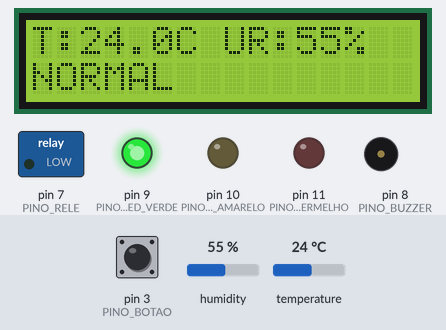
A sketch run on a simulated Arduino Uno, built with avr-gcc and run on an emulated ATmega328P. On the bench: 16×2 character LCD, switched loads named in the sketch (green lamp = pin HIGH), output pins drawn as LEDs (lit = HIGH), buzzer (waves = sounding). The test bench sets the inputs (shaded band); at power-on: temperature 24 °C, pin 3 (PINO_BOTAO) HIGH, humidity 55 %. What the sketch prints to the serial monitor is not drawn.

Above: at 1.2 s.
1.3 s: temperature set to 26.5 °C
At 4.5 s:
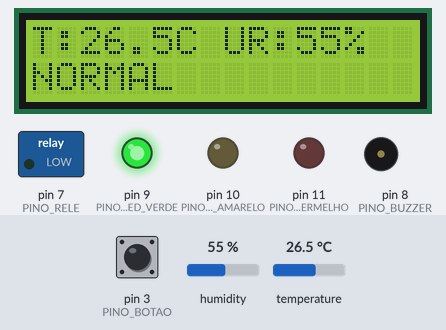
5.6 s: temperature set to 27.7 °C
At 8.7 s:
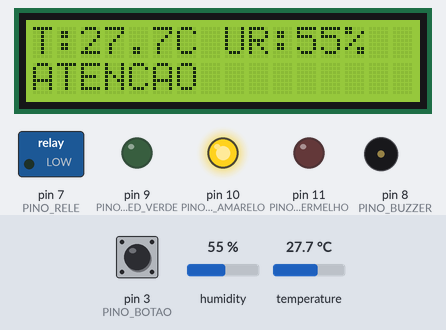
9.6 s: temperature set to 31.5 °C
At 13.0 s:
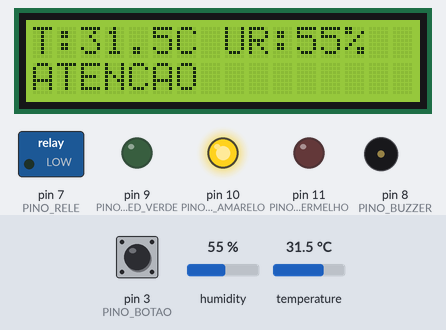
13.6 s: temperature set to 32.7 °C
At 16.75 s:
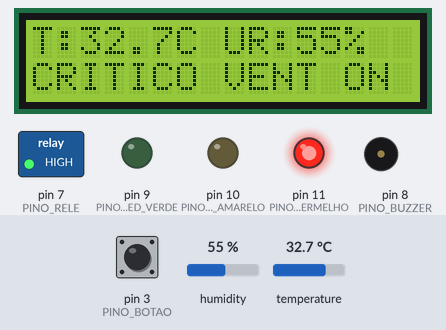
19.0 s: pin 3 (PINO_BOTAO) pulled LOW for 0.15 s
20.6 s: humidity set to 22 %
At 24.5 s:
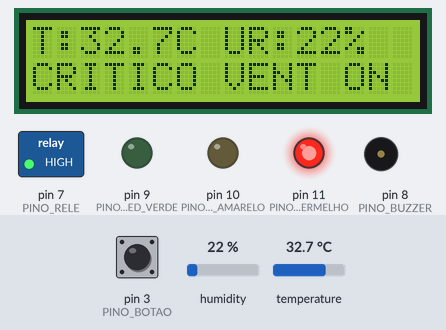
Timing chart, 0 to 26.0 s (numbered marks = the images above; inputs shaded):
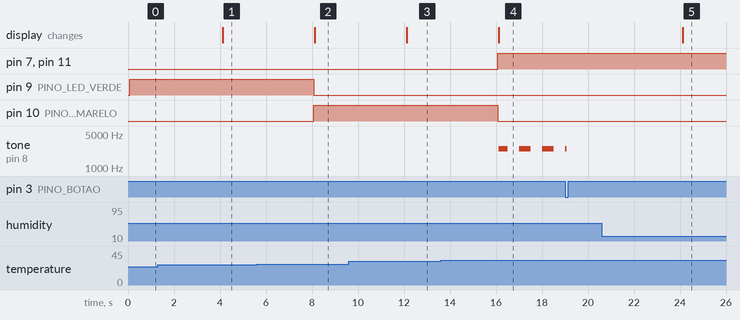

Measured:
- the behaviour switches between 27 and 27.1 °C on temperature (found by bisection; images 1 and 2)
- the behaviour switches between 32 and 32.1 °C on temperature (found by bisection; images 3 and 4)
- after the input at 1.3 s, the display: changes after 2.8 s (image 1)
- after the input at 5.6 s, pin 9 (PINO_LED_VERDE): HIGH → LOW after 2.5 s; pin 10 (PINO_LED_AMARELO): LOW → HIGH after 2.5 s; the display: changes after 2.5 s (image 2)
- after the input at 9.6 s, the display: changes after 2.5 s (image 3)
- after the input at 13.6 s, pin 7 (PINO_RELE), pin 11 (PINO_LED_VERMELHO): LOW → HIGH after 2.5 s; pin 10 (PINO_LED_AMARELO): HIGH → LOW after 2.5 s; tone on pin 8 (PINO_BUZZER): silent → 2500 Hz after 2.5 s, then repeats every 1.0 s: silent 0.50 s, 2500 Hz 0.50 s; the display: changes after 2.5 s (image 4)
- after the input at 20.6 s, the display: changes after 3.5 s (image 5)

The sketch:

sketch.ino
```cpp
/*
 * ===========================================================================
 *  Escritório Inteligente | Automação 4: Monitoramento da sala de servidores
 * ---------------------------------------------------------------------------
 *  Problema: se o ar da sala de servidores falha, a temperatura sobe em
 *  minutos e os equipamentos desligam ou se danificam, muitas vezes sem que
 *  ninguém perceba a tempo.
 *
 *  Entradas: sensor DHT22 (temperatura e umidade) e botão "Silenciar".
 *  Saídas:   LEDs verde, amarelo e vermelho, buzzer, relé da ventilação de
 *            emergência (com LED na carga) e LCD 16x2 I2C.
 *
 *  Lógica (três níveis, com base na faixa recomendada pela ASHRAE para
 *  data centers, de 18 a 27 °C):
 *    NORMAL  : 18 °C <= T <= 27 °C e umidade entre 20 % e 80 %
 *    ATENÇÃO : T fora da faixa normal, umidade fora da faixa ou falha de
 *              leitura do sensor (LED amarelo)
 *    CRÍTICO : T > 32 °C (LED vermelho, buzzer intermitente e ventilação)
 *  A ventilação de emergência desliga só quando T < 30 °C (histerese).
 *  O botão silencia o buzzer do alarme atual. Se a situação piorar de novo
 *  (voltar ao nível crítico depois de sair dele), o buzzer volta a tocar.
 *
 *  Plataforma: Arduino Uno (ATmega328P), simulado no Wokwi.
 * ===========================================================================
 */
#include <Wire.h>
#include <LiquidCrystal_I2C.h>
#include <DHT.h>

// ----------------------------- Pinos ---------------------------------------
const byte PINO_DHT          = 2;
const byte PINO_BOTAO        = 3;   // silenciar (INPUT_PULLUP)
const byte PINO_RELE         = 7;   // ventilação de emergência
const byte PINO_BUZZER       = 8;
const byte PINO_LED_VERDE    = 9;
const byte PINO_LED_AMARELO  = 10;
const byte PINO_LED_VERMELHO = 11;

DHT dht(PINO_DHT, DHT22);
LiquidCrystal_I2C lcd(0x27, 16, 2);

// ----------------------------- Parâmetros ----------------------------------
const float T_MIN_NORMAL = 18.0;
const float T_MAX_NORMAL = 27.0;
const float T_CRITICA = 32.0;
const float T_DESLIGA_VENTILACAO = 30.0;
const float UR_MIN = 20.0, UR_MAX = 80.0;
const unsigned long INTERVALO_LEITURA = 2000;  // o DHT22 aceita 1 leitura a cada 2 s
const unsigned long PERIODO_BIPE = 1000;       // ms do ciclo liga/desliga do buzzer
const unsigned long DEBOUNCE = 50;

// ----------------------------- Estado --------------------------------------
enum Nivel { NORMAL, ATENCAO, CRITICO };
Nivel nivel = NORMAL;
bool silenciado = false;
bool ventilacaoLigada = false;
float temperatura = NAN, umidade = NAN;
unsigned long ultimaLeitura = 0;
bool primeiraLeitura = true;
bool buzzerTocando = false;

int leituraAnterior = HIGH, estadoEstavel = HIGH;
unsigned long ultimaMudanca = 0;

bool botaoApertado() {
  int leitura = digitalRead(PINO_BOTAO);
  bool apertou = false;
  if (leitura != leituraAnterior) ultimaMudanca = millis();
  if (millis() - ultimaMudanca > DEBOUNCE && leitura != estadoEstavel) {
    estadoEstavel = leitura;
    if (estadoEstavel == LOW) apertou = true;
  }
  leituraAnterior = leitura;
  return apertou;
}

// Classifica a leitura atual em um dos três níveis
Nivel classificar(float t, float ur) {
  if (isnan(t) || isnan(ur)) return ATENCAO;           // sensor sem resposta
  if (t > T_CRITICA) return CRITICO;
  if (t < T_MIN_NORMAL || t > T_MAX_NORMAL) return ATENCAO;
  if (ur < UR_MIN || ur > UR_MAX) return ATENCAO;
  return NORMAL;
}

const char *nomeNivel(Nivel n) {
  return n == NORMAL ? "NORMAL" : n == ATENCAO ? "ATENCAO" : "CRITICO";
}

void atualizarSaidas() {
  digitalWrite(PINO_LED_VERDE, nivel == NORMAL ? HIGH : LOW);
  digitalWrite(PINO_LED_AMARELO, nivel == ATENCAO ? HIGH : LOW);
  digitalWrite(PINO_LED_VERMELHO, nivel == CRITICO ? HIGH : LOW);

  // Ventilação: liga no nível crítico e só desliga abaixo de 30 °C
  if (nivel == CRITICO) ventilacaoLigada = true;
  else if (!isnan(temperatura) && temperatura < T_DESLIGA_VENTILACAO) ventilacaoLigada = false;
  digitalWrite(PINO_RELE, ventilacaoLigada ? HIGH : LOW);
}

void atualizarTela() {
  char linha[17];
  lcd.setCursor(0, 0);
  if (isnan(temperatura)) {
    lcd.print("Falha no sensor ");
  } else {
    lcd.print("T:");
    lcd.print(temperatura, 1);
    lcd.print("C UR:");
    lcd.print(umidade, 0);
    lcd.print("%   ");
  }
  snprintf(linha, sizeof(linha), "%-8s%s", nomeNivel(nivel),
           ventilacaoLigada ? "VENT ON " : (silenciado ? "MUDO    " : "        "));
  lcd.setCursor(0, 1);
  lcd.print(linha);
}

void lerSensor() {
  temperatura = dht.readTemperature();
  umidade = dht.readHumidity();
  Nivel novo = classificar(temperatura, umidade);
  if (novo != nivel || primeiraLeitura) {
    // Ao sair do nível crítico, o silêncio perde efeito para o próximo alarme
    if (novo != CRITICO) silenciado = false;
    Serial.print(F("[SERVIDORES] Nivel: "));
    Serial.println(nomeNivel(novo));
    nivel = novo;
    primeiraLeitura = false;
  }
  atualizarSaidas();
  atualizarTela();
}

void setup() {
  Serial.begin(9600);
  pinMode(PINO_BOTAO, INPUT_PULLUP);
  pinMode(PINO_RELE, OUTPUT);
  pinMode(PINO_BUZZER, OUTPUT);
  pinMode(PINO_LED_VERDE, OUTPUT);
  pinMode(PINO_LED_AMARELO, OUTPUT);
  pinMode(PINO_LED_VERMELHO, OUTPUT);
  dht.begin();
  lcd.init();
  lcd.backlight();
  lcd.print("Iniciando...");
  ultimaLeitura = millis() - INTERVALO_LEITURA;  // lê logo no primeiro ciclo
}

void loop() {
  unsigned long agora = millis();

  if (agora - ultimaLeitura >= INTERVALO_LEITURA) {
    ultimaLeitura = agora;
    lerSensor();
  }

  if (botaoApertado() && nivel == CRITICO && !silenciado) {
    silenciado = true;
    Serial.println(F("[SERVIDORES] Alarme silenciado pelo operador"));
    atualizarTela();
  }

  // Buzzer intermitente no nível crítico, enquanto não for silenciado
  bool deveTocar = nivel == CRITICO && !silenciado && ((agora / (PERIODO_BIPE / 2)) % 2 == 0);
  if (deveTocar != buzzerTocando) {   // só mexe no buzzer quando o estado muda
    buzzerTocando = deveTocar;
    if (deveTocar) tone(PINO_BUZZER, 2500);
    else noTone(PINO_BUZZER);
  }
}
```
